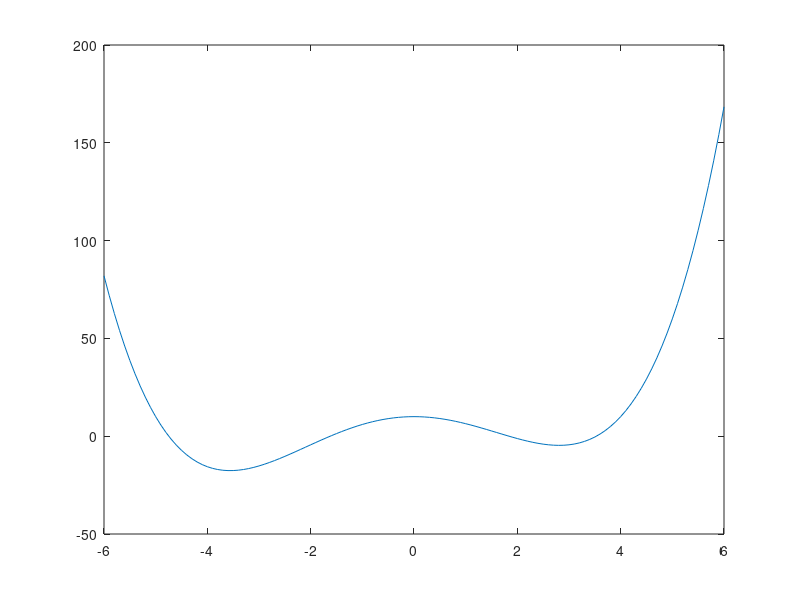

Here is the MATLAB script that generated this plot: (Note: this script raises an error after producing the figure.)
x = -6:0.1:6;
y = 0.2*x.^4+0.2*x.^3-4*x.^2+10;
plot(x,y);

xp = 0;

xkrok = 0.5;
yp = funkcia1D(xp);
while 1
xs1 = xp - xkrok;
xs2 = xp + xkrok;
yp = funkcia1D(xp);
ys1 = funkcia1D(xs1);
ys2 = funkcia1D(xs2);
hold on;
plot(xp,yp,'g.',markersize = 20);
if(ys1 < yp || ys2 < yp)
    if(ys1 < ys2)
        xp = xs1;
    elseif(ys2 < ys1)
        xp = xs2;
    else
        xp = xs1;
    end
else 
    break;
end

end
    hold on;
plot(xp,yp,'r.',markersize = 20);




function [y] = funkcia1D(x)
 y=0.2*x.^4+0.2*x.^3-4*x.^2+10;
end
